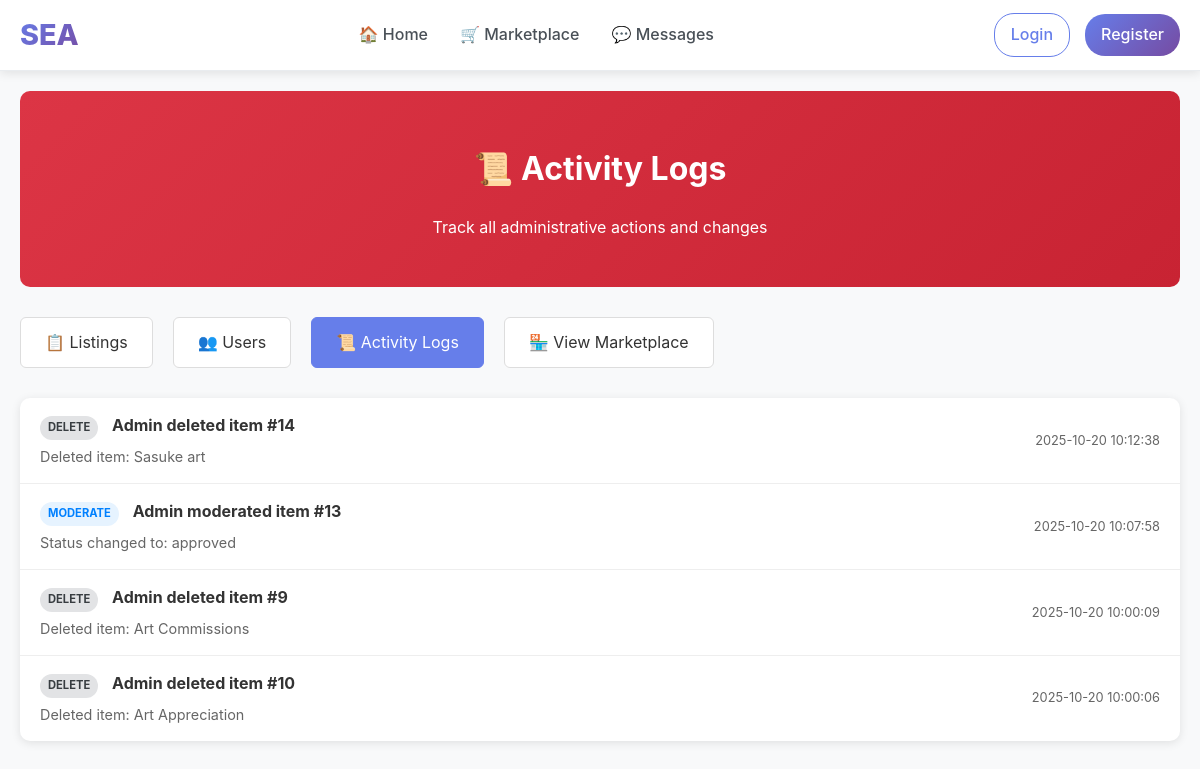
The app's page /admin/logs with its own data.
### tables this page shows
CREATE TABLE admin_actions (
            action_id INTEGER PRIMARY KEY AUTOINCREMENT,
            admin_id INTEGER NOT NULL,
            action_type TEXT NOT NULL,
            target_type TEXT NOT NULL,
            target_id INTEGER NOT NULL,
            details TEXT,
            timestamp DATETIME DEFAULT CURRENT_TIMESTAMP,
            FOREIGN KEY (admin_id) REFERENCES students(student_id)
        );

CREATE TABLE students (
        student_id INTEGER PRIMARY KEY AUTOINCREMENT,
        name TEXT NOT NULL,
        email TEXT UNIQUE NOT NULL,
        password TEXT NOT NULL,
        org TEXT
    , is_admin INTEGER DEFAULT 0);

### app.py (the view)
@app.route('/admin/logs')
def admin_logs():
    if not require_admin():
        return redirect(url_for('home'))
    conn = get_db_connection()
    cur = conn.cursor()
    cur.execute("""
        SELECT aa.*, s.name as admin_name
        FROM admin_actions aa
        JOIN students s ON aa.admin_id = s.student_id
        ORDER BY aa.timestamp DESC
        LIMIT 100
    """)
    logs = [dict(row) for row in cur.fetchall()]
    conn.close()
    return render_template('admin/logs.html', logs=logs)

### app.py (called while the page is built, shortened)
def get_db_connection():
    db_path = os.path.join(BASE_DIR, 'database', 'marketplace.db')
    conn = sqlite3.connect(db_path, timeout=30.0)
    conn.row_factory = sqlite3.Row
    conn.execute('PRAGMA journal_mode=WAL;')
    return conn

def require_login():
    if 'user_id' not in session:
        return False

@app.context_processor
def inject_csrf_token():
    return dict(csrf_token=generate_csrf_token)

@app.context_processor
def inject_admin_status():
    return dict(is_admin_user=is_admin())

def is_admin():
    if not require_login():
        return False

def require_admin():
    if not is_admin():
        flash("Access denied. Admin privileges required.", "error")
        return redirect(url_for('home'))
    return True

### templates/admin/logs.html (shortened to what this page needs)
{% extends "base.html" %}
{% block content %}
<div class="admin-page">
  <div class="admin-header">
    <h1>📜 Activity Logs</h1>
    <p>Track all administrative actions and changes</p>
  </div>
  <div class="admin-nav">
    <a href="{{ url_for('admin_dashboard') }}">📋 Listings</a>
    <a href="{{ url_for('admin_users') }}">👥 Users</a>
    <a href="{{ url_for('admin_logs') }}" class="active">📜 Activity Logs</a>
    <a href="{{ url_for('marketplace') }}">🏪 View Marketplace</a>
  </div>
  <div class="logs-container">
    {% for log in logs %}
    <div class="log-entry">
      <div class="log-info">
        <div class="log-action">
          <span class="action-badge action-{{ log.action_type }}">
            {{ log.action_type }}
          </span>
          <strong>{{ log.admin_name }}</strong>
          {{ log.action_type }}d {{ log.target_type }} #{{ log.target_id }}
        </div>
        {% if log.details %}
        <div class="log-details">
          {{ log.details }}
        </div>
        {% endif %}
      </div>
      <div class="log-meta">
        {{ log.timestamp.split('.')[0] if '.' in log.timestamp else log.timestamp }}
      </div>
    </div>
    {% endfor %}
  </div>
</div>
{% endblock %}

### templates/base.html (style rules this page uses)
* { box-sizing: border-box; }
body { margin: 0; font-family: -apple-system, BlinkMacSystemFont, 'Segoe UI', Roboto, sans-serif; background: #f8f9fa; line-height: 1.6; color: #333; }

### templates/admin/logs.html (style rules this page uses)
.admin-page { padding: 20px; max-width: 1200px; margin: 0 auto; }
.admin-header { background: linear-gradient(135deg, #dc3545 0%, #c82333 100%); color: white; padding: 30px; border-radius: 10px; margin-bottom: 30px; text-align: center; }
.admin-nav { display: flex; gap: 20px; margin-bottom: 30px; flex-wrap: wrap; }
.admin-nav a { background: #fff; color: #333; padding: 12px 24px; border-radius: 6px; text-decoration: none; border: 1px solid #ddd; transition: all 0.3s ease; }
.admin-nav a:hover, .admin-nav a.active { background: #667eea; color: white; border-color: #667eea; }
.logs-container { background: white; border-radius: 10px; box-shadow: 0 2px 10px rgba(0,0,0,0.1); overflow: hidden; }
.log-entry { padding: 15px 20px; border-bottom: 1px solid #eee; display: flex; justify-content: space-between; align-items: center; }
.log-entry:last-child { border-bottom: none; }
.log-info { flex: 1; }
.log-action { font-weight: bold; margin-bottom: 5px; }
.log-details { color: #666; font-size: 0.9rem; }
.log-meta { text-align: right; color: #666; font-size: 0.8rem; }
.action-badge { display: inline-block; padding: 3px 8px; border-radius: 12px; font-size: 0.7rem; font-weight: bold; text-transform: uppercase; margin-right: 10px; }
.action-delete { background: #e2e3e5; color: #383d41; }
.action-moderate { background: #e6f3ff; color: #0080ff; }

### records on screen
admin_actions: action_type "DELETE", admin_name "Admin", action_type "delete", target_type "item", target_id "14", details "Deleted item: Sasuke art", timestamp "2025-10-20 10:12:38"
admin_actions: action_type "MODERATE", admin_name "Admin", action_type "moderate", target_type "item", target_id "13", details "Status changed to: approved", timestamp "2025-10-20 10:07:58"
admin_actions: action_type "DELETE", admin_name "Admin", action_type "delete", target_type "item", target_id "9", details "Deleted item: Art Commissions", timestamp "2025-10-20 10:00:09"
admin_actions: action_type "DELETE", admin_name "Admin", action_type "delete", target_type "item", target_id "10", details "Deleted item: Art Appreciation", timestamp "2025-10-20 10:00:06"
